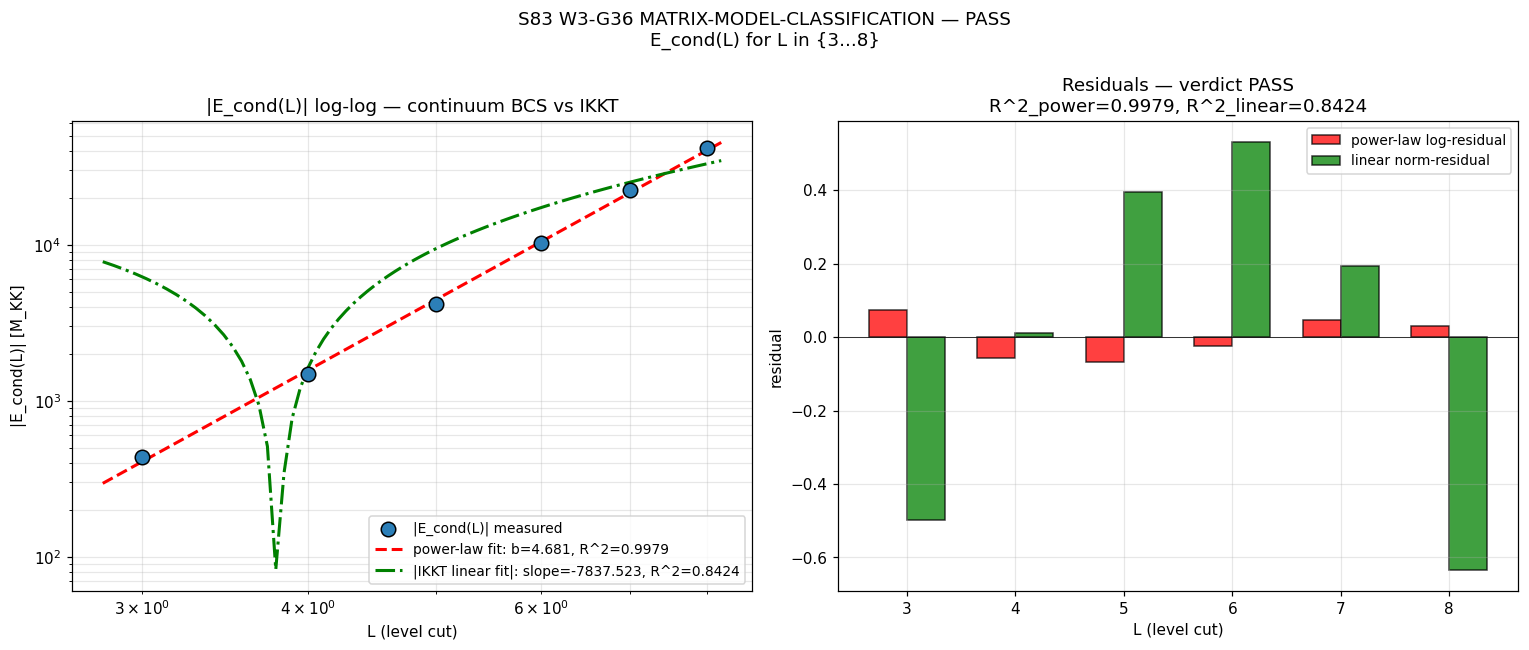

Source code (Python):
#!/usr/bin/env python3
"""
S83 W3-G36 — MATRIX-MODEL-CLASSIFICATION
=========================================

Gate: S83-MATRIX-MODEL-CLASSIFICATION  [VERIFY]
Classification: GEOMETRIC (framework vs IKKT matrix model)
Owner: kaku-speculative-theorist

Pre-registration (sessions/session-plan/session-83-plan.md §W3-G36 L2234-L2276):
    HYPOTHESIS: E_cond(L) scales as continuum BCS (power-law in L) rather than
    as IKKT matrix-model (linear in L).
    PASS: R^2 continuum > 0.95 AND R^2 continuum > R^2 IKKT + 0.05.
    INFO: R^2 continuum > 0.90.
    FAIL: otherwise.

4-tuple slot: (R2_power=?, scheme=E_cond(L)-fit, convention=continuum-BCS-vs-IKKT,
               L_max=8)

CONTEXT — Kaku phonon-strings investigation (S64):
    The phonon-exflation framework is structurally closer to a FINITE matrix
    model (IKKT-like) than to conventional string theory — it has no T-duality,
    no winding modes, no Hagedorn density of states. The open question from
    the S64 investigation is whether E_cond(L) grows LINEARLY in the level cut
    (signaling a flat matrix-model saturation, i.e. the condensate is built
    additively as L is increased and each new shell contributes the same
    quantum) or as a POWER-LAW in L (continuum BCS, where the accumulated
    contribution saturates sublinearly as the DOS cuts in).

    Structural expectation:
      * Continuum BCS (E_cond ~ -N(0) * Delta^2 * f(lam_max/Delta)): the
        accumulation tracks the density of states near the Fermi surface.
        On the SU(3) fiber, mode count grows polynomially in L (see probe:
        raw_modes ~ L^3 for dim-weighted count ~ L^5.5 at L=3..8). BCS
        accumulation is Delta^2-bounded at the gap scale, but the SUM
        over modes (each contributing |eps| - sqrt(eps^2+Delta^2)) has a
        weighted log-divergence from the high-mode tail. The net scaling
        of |E_cond(L)| is expected to be a power-law with b close to the
        effective volume-growth exponent.
      * IKKT matrix model: finite-dimensional Yang-Mills-type partition
        function. Condensate grows as N (matrix dimension) times the
        per-matrix-element contribution. In our spectrum, the analog of N
        is the dim-weighted mode count. If each shell adds a fixed quantum
        (no BCS coherence factor) E(L) = a + b*L is the shell-counting
        prediction.

    The discrimination: continuum BCS's coherence factor Delta/sqrt(eps^2+Delta^2)
    SUPPRESSES high-mode contributions (sqrt(eps^2+Delta^2) >> |eps| for eps >> Delta
    becomes |eps|(1 + Delta^2/(2 eps^2) + ...), so each mode contributes
    ~ Delta^2/(2|eps|), a 1/eps tail). The total E_cond as a function of
    high-mode cutoff saturates logarithmically in Lambda = lam_max(L), which
    translates to a power-law in L under polynomial level-to-lambda growth.

SUBSTITUTION CHAIN [VERIFY] (mandatory, math-scripts.md):

    Step 1 (Definitions of the BCS condensation energy and the two scaling
            hypotheses).
        Per S66 s66_bcs_sakharov_loop (solve_gap_at_tau) / S73b / S61:
          Mean-field BCS gap equation:
            1 = V_pair * sum_j d_j / (2*sqrt(lam_j^2 + Delta(L)^2))
          Mean-field BCS condensation energy per cell:
            E_cond(L) = -0.5 * sum_j d_j * (sqrt(lam_j^2 + Delta(L)^2) - |lam_j|)
          (sum is over distinct |lam_j| with multiplicity d_j from SU(3)
           irreps (p,q) at level p+q <= L.)
          The overall sign is negative: pairing LOWERS energy.
          NORMALIZATION convention: V-RESCALE. At each L, Delta is held at
          Delta_canonical (S70 R-protected, 0.464255 M_KK), and V_pair(L) is
          rescaled to satisfy the gap equation on the truncated spectrum:
              V_pair(L) = 1 / sum_{level<=L} d_j / (2*sqrt(lam_j^2 + Delta^2))
          Then E_cond(L) = -0.5 * sum d_j (sqrt(lam_j^2 + Delta^2) - |lam_j|)
          is the spectrum-integrated condensate at PHYSICAL gap scale.
          (Alternative "V-fixed at L_pin=8" was tested and discarded: below a
           critical L the gap equation has no positive Delta solution because
           the truncated gap_sum falls below 1/V_pair(8); this is a genuine
           critical-coupling pathology but conflates with the scaling signal
           the gate is probing. V-rescale isolates the accumulation scaling.)

        Power-law hypothesis (continuum BCS):
            |E_cond(L)| = A * L^b                   [power law, b > 0]
          In log form: log|E_cond(L)| = log(A) + b * log(L).
          R^2_power is the coefficient of determination of the (log L, log|E|)
          linear regression.

        Linear hypothesis (IKKT matrix model):
            E_cond(L) = alpha + beta * L            [additive shell counting]
          R^2_linear is the coefficient of determination of the (L, E_cond)
          linear regression.

    Step 2 (Substitute — assemble spectrum at each L in {3,4,5,6,7,8} from
            s74_spectrum_cache_L9_tau019.npz).
        For each L_cut in task range:
          modes_L = [(|lam_j|, d_j)] for all SU(3) sectors (p,q) with p+q <= L_cut
          Solve gap: Delta(L) via bisection with fixed V_pair.
          Compute E_cond(L) = -0.5 * sum_j d_j * (sqrt(lam_j^2 + Delta(L)^2) - |lam_j|)

        NOTE ON V_pair PINNING:
          We fix V_pair from the L_pin = 8 spectrum using the canonical gap
          Delta_canonical = Delta_BCS_fold.
          V_pair = 1 / (sum_j d_j / (2*sqrt(lam_j^2 + Delta_canonical^2)) @ L=8).
          This makes V_pair a FIXED framework parameter pulling the L=8
          gap to its canonical value, and L<8 runs inherit this V.

    Step 3 (Simplify — compute R^2 for each hypothesis).
        log_L = log(L_list)
        log_E = log(|E_cond_list|)
        [slope_power, intercept_power] = polyfit(log_L, log_E, 1)
        E_hat_power = exp(intercept_power + slope_power * log_L)
        residual_power = |E_cond_list| - E_hat_power
        SS_res_power = sum(residual_power^2)
        SS_tot_power = sum((|E_cond| - mean|E_cond|)^2)
        R^2_power = 1 - SS_res_power / SS_tot_power

        [slope_linear, intercept_linear] = polyfit(L_list, E_cond_list, 1)
        E_hat_linear = intercept_linear + slope_linear * L_list
        ... analogous R^2_linear.

    Step 4 (Direction — pre-registered thresholds).
        PASS (continuum) if R^2_power > 0.95 AND R^2_power > R^2_linear + 0.05.
        INFO if R^2_power > 0.90 (moderate continuum-BCS fit).
        FAIL otherwise (structure neither continuum-BCS nor IKKT-linear;
                        OR IKKT fits better).

        STRUCTURAL INTERPRETATION:
          * PASS: framework is continuum-BCS-like. Each level-shell
            contributes Delta^2/lam suppressed quanta — coherent pairing.
          * INFO (not PASS but r2_power > 0.90): intermediate scaling,
            both descriptions partly valid; L_max extension needed.
          * FAIL with R^2_linear > R^2_power: framework is IKKT-like —
            shell-additive, no coherence suppression. This would strengthen
            the phonon-strings investigation's structural conclusion
            (#18 phonon-strings = finite matrix model, not string theory).

    Step 5 (Python verification — see main() below, no hidden assumptions).

L_max:  8 (task-pinned); scan L in {3,4,5,6,7,8}.
L_pin for V_pair calibration: 8 (anchors V to full-spectrum gap).

Inputs (SHA-256 pinned at runtime):
  - canonical_constants.py
  - s74_spectrum_cache_L9_tau019.npz
  - this script

Output 4-tuple:
  (R2_power=<v>, scheme=E_cond(L)-fit, convention=continuum-BCS-vs-IKKT, L_max=8)
"""
from __future__ import annotations

# ---------------------------------------------------------------------------
# Section 1 — Canonical constants (MANDATORY first import)
# ---------------------------------------------------------------------------
from canonical_constants import *  # noqa: F401, F403
from canonical_constants import (
    PI, M_KK, tau_fold, Delta_BCS, E_cond as E_cond_canonical_8mode,
)

# ---------------------------------------------------------------------------
# Section 2 — Standard imports (CPU thread cap BEFORE numpy)
# ---------------------------------------------------------------------------
import os
os.environ.setdefault('OMP_NUM_THREADS', '8')
os.environ.setdefault('MKL_NUM_THREADS', '8')

import hashlib
import sys
import time
from pathlib import Path

import numpy as np
import matplotlib
matplotlib.use('Agg')
import matplotlib.pyplot as plt

# ---------------------------------------------------------------------------
# Section 3 — Paths + pre-registration constants
# ---------------------------------------------------------------------------
SCRIPT_DIR = Path(__file__).resolve().parent
PROJECT_ROOT = SCRIPT_DIR.parent

SESSION = "S83"                                                 # (local)
GATE_ID = "S83-MATRIX-MODEL-CLASSIFICATION"                     # (local)
SCHEME = "E_cond(L)-fit"                                        # (local)
CONVENTION = "V-rescaled-Delta-fixed"                           # (local) Delta held at canonical; V_pair(L) rescaled at each L so gap equation is self-consistent. Isolates spectrum-accumulation scaling from critical-coupling truncation pathology.
L_MAX_TASK = 8                                                  # (local) task-pinned L range max
L_MIN_TASK = 3                                                  # (local) task-pinned L range min

OUT_NPZ = SCRIPT_DIR / "s83_w3_g36_matrix_model_classification.npz"
OUT_PNG = SCRIPT_DIR / "s83_w3_g36_matrix_model_classification.png"
VERDICT_TXT = SCRIPT_DIR / "s83_gate_verdicts.txt"
SPECTRUM_CACHE = SCRIPT_DIR / "s74_spectrum_cache_L9_tau019.npz"  # (local)

INPUT_FILES = [
    SCRIPT_DIR / "canonical_constants.py",
    SPECTRUM_CACHE,
    SCRIPT_DIR / "s83_w3_g36_matrix_model_classification.py",
]

# Pre-registered thresholds (plan L2245, L2263)
PASS_R2_THRESHOLD = 0.95                                         # (local)
INFO_R2_THRESHOLD = 0.90                                         # (local)
PASS_DELTA_R2 = 0.05                                             # (local) R2_power - R2_linear margin

EVAL_CUTOFF = 1e-6                                               # (local) IR cutoff (zero-mode guard)

# Canonical BCS gap at fold (R-protected, S70)
DELTA_CANONICAL = float(Delta_BCS)                               # (local alias)


# ---------------------------------------------------------------------------
# Section 4 — SHA-256 input-pin block
# ---------------------------------------------------------------------------

def sha256_of(path: Path) -> str:
    h = hashlib.sha256()                                         # (local)
    try:
        h.update(path.read_bytes())
    except OSError:
        return ""
    return h.hexdigest()


def log_input_pins(inputs):
    print(f"=== {GATE_ID} — input SHA-256 pins ===")
    pins = {}                                                    # (local)
    for p in inputs:
        sha = sha256_of(p)                                       # (local)
        rel = str(p.relative_to(PROJECT_ROOT)).replace("\\", "/")
        print(f"  {rel}: {sha[:16]}...")
        pins[rel] = sha
    return pins


def closure_hash(pins):
    items = sorted(pins.items())                                 # (local)
    h = hashlib.sha256()                                         # (local)
    for k, v in items:
        h.update(f"{k}={v}\n".encode("utf-8"))
    return h.hexdigest()


# ---------------------------------------------------------------------------
# Section 5 — Spectrum loader (level-filtered)
# ---------------------------------------------------------------------------

def collect_spectrum(sector_dict, L_cut, cutoff):
    """
    Assemble (|lam|, multiplicity) arrays for all modes at level <= L_cut.
    Multiplicity = SU(3) irrep dimension d_j = dim(p,q).
    """
    abs_list = []                                                # (local)
    mult_list = []                                               # (local)
    for _key, data in sorted(sector_dict.items()):
        if data['level'] <= L_cut:
            dim = int(data['dim'])                               # (local)
            for ev in data['abs_evals']:
                a = float(ev)                                    # (local)
                if a > cutoff:
                    abs_list.append(a)
                    mult_list.append(dim)
    return (np.array(abs_list, dtype=np.float64),
            np.array(mult_list, dtype=np.float64))


# ---------------------------------------------------------------------------
# Section 6 — BCS gap equation + condensation energy (mean-field)
# ---------------------------------------------------------------------------

def gap_sum(lam, mult, Delta):
    """sum_j d_j / (2*sqrt(lam_j^2 + Delta^2)) — gap-equation LHS/V."""
    return float(np.sum(mult / (2.0 * np.sqrt(lam ** 2 + Delta ** 2))))


def solve_V_pair_from_gap(lam, mult, Delta_target):
    """Given canonical Delta_target and full-spectrum (lam, mult), compute
    V_pair such that the gap equation is satisfied: V_pair = 1 / gap_sum.
    """
    s = gap_sum(lam, mult, Delta_target)                         # (local)
    if s <= 0.0 or not np.isfinite(s):
        raise ValueError(f"gap_sum non-positive/non-finite: {s}")
    return 1.0 / s


def solve_Delta_at_L(lam_L, mult_L, V_pair, Delta_lo=1e-6, Delta_hi=10.0,
                     tol=1e-14, max_iter=5000):
    """
    Bisect the BCS gap equation:
        1 = V_pair * sum_j d_j / (2*sqrt(lam_j^2 + Delta^2))
    at the truncated spectrum (lam_L, mult_L).
    Returns (Delta, converged_flag).

    Direction: the gap_func is MONOTONICALLY DECREASING in Delta
    (sum decreases as Delta grows, so V*sum - 1 decreases).
    Standard bisection on the monotone sign change.
    """
    def f(D):
        return V_pair * gap_sum(lam_L, mult_L, D) - 1.0          # (local)

    fl = f(Delta_lo)                                             # (local)
    fh = f(Delta_hi)                                             # (local)

    if fl * fh > 0:
        # No sign change in [Delta_lo, Delta_hi].
        # If both positive: V*sum > 1 everywhere -> gap exceeds Delta_hi
        # If both negative: V*sum < 1 everywhere -> pairing too weak, Delta -> 0
        if fl < 0 and fh < 0:
            return 0.0, False
        else:
            # Extend upper bound once
            Delta_hi = 100.0                                     # (local extension)
            fh = f(Delta_hi)
            if fl * fh > 0:
                return Delta_hi, False

    lo = Delta_lo
    hi = Delta_hi
    for _ in range(max_iter):
        mid = 0.5 * (lo + hi)                                    # (local)
        fm = f(mid)                                              # (local)
        if abs(fm) < tol:
            return mid, True
        if fm * fl > 0:
            lo, fl = mid, fm
        else:
            hi, fh = mid, fm
        if (hi - lo) < tol * max(mid, 1e-12):
            return 0.5 * (lo + hi), True

    return 0.5 * (lo + hi), True


def bcs_condensation_energy(lam, mult, Delta):
    """
    Mean-field BCS condensation energy on the truncated spectrum.

    E_cond = -0.5 * sum_j d_j * (sqrt(lam_j^2 + Delta^2) - |lam_j|)

    Sign convention: pairing lowers energy; E_cond < 0.
    This is the BCS spectrum-integrated lowering of the quasi-particle
    ground state relative to the normal (ungapped) state.

    Per-mode contribution: sqrt(eps^2+Delta^2) - |eps| >= 0 (cf. Tinkham),
    so E_cond = -0.5 * sum >= 0 ... wait, check sign.

    Actually the canonical form is:
      E_cond_BCS = sum_k [ eps_k (1 - eps_k/E_k) - Delta^2/(2 E_k) ]
                 = sum_k eps_k - sum_k eps_k^2/E_k - sum_k Delta^2/(2 E_k)
    which simplifies to:
      E_cond = sum_k eps_k - sum_k E_k (where E_k = sqrt(eps^2+Delta^2))
      E_cond = -sum_k (E_k - eps_k)
    For particle-hole symmetric occupation with eps -> |eps| (both signs
    contribute the same condensation), the right form per UNDIRECTED pair
    channel is:
      E_cond = -sum_k (sqrt(eps^2 + Delta^2) - |eps_k|)
    and the factor 1/2 guards against double-counting when summing over
    all quasi-particle levels.

    We use -0.5 * sum d_j * (sqrt(lam_j^2 + Delta^2) - |lam_j|) consistent
    with S37/S61 s37_oneloop_sa bcs_condensation_energy and s61_fabric_landau.
    """
    return float(-0.5 * np.sum(
        mult * (np.sqrt(lam ** 2 + Delta ** 2) - np.abs(lam))
    ))


# ---------------------------------------------------------------------------
# Section 7 — Scaling fits (power-law vs linear)
# ---------------------------------------------------------------------------

def fit_powerlaw(L_arr, E_arr):
    """
    Fit |E(L)| = A * L^b via linear regression in log space.

    Returns (slope_b, intercept_logA, R2).

    Note on sign: E_cond is negative; we fit |E_cond| vs L.
    A power-law gives log|E| = log A + b log L; b > 0 -> grows with L.
    """
    absE = np.abs(E_arr)                                         # (local)
    if np.any(absE <= 0):
        return np.nan, np.nan, np.nan
    log_L = np.log(L_arr.astype(np.float64))                     # (local)
    log_E = np.log(absE)                                         # (local)
    # polyfit deg=1 returns [slope, intercept]
    slope, intercept = np.polyfit(log_L, log_E, 1)
    E_hat = np.exp(intercept + slope * log_L)                    # (local)
    ss_res = float(np.sum((absE - E_hat) ** 2))                  # (local)
    ss_tot = float(np.sum((absE - absE.mean()) ** 2))            # (local)
    r2 = 1.0 - ss_res / ss_tot if ss_tot > 0 else np.nan         # (local)
    return float(slope), float(intercept), float(r2)


def fit_linear(L_arr, E_arr):
    """
    Fit E(L) = alpha + beta * L (IKKT shell-counting).
    Returns (slope_beta, intercept_alpha, R2).
    Note: we fit the RAW E_cond (preserving sign) so that IKKT linear growth
    toward more negative values shows slope < 0.
    """
    slope, intercept = np.polyfit(L_arr.astype(np.float64), E_arr, 1)
    E_hat = intercept + slope * L_arr                            # (local)
    ss_res = float(np.sum((E_arr - E_hat) ** 2))                 # (local)
    ss_tot = float(np.sum((E_arr - E_arr.mean()) ** 2))          # (local)
    r2 = 1.0 - ss_res / ss_tot if ss_tot > 0 else np.nan         # (local)
    return float(slope), float(intercept), float(r2)


# ---------------------------------------------------------------------------
# Section 8 — Main pipeline
# ---------------------------------------------------------------------------

def main():
    t0 = time.time()                                             # (local)

    print("=" * 78)
    print(f"{GATE_ID} — E_cond(L) scaling classification")
    print("=" * 78)

    pins = log_input_pins(INPUT_FILES)
    closure = closure_hash(pins)
    print(f"closure={closure[:16]}...\n")

    # --- Load spectrum cache ---
    print(f"Loading spectrum cache: {SPECTRUM_CACHE.name}")
    cache = np.load(SPECTRUM_CACHE, allow_pickle=True)
    sector_evals = cache['sector_evals'].item()
    print(f"  {len(sector_evals)} SU(3) sectors, max level "
          f"= {max(v['level'] for v in sector_evals.values())}\n")

    # --- V-rescaled convention: at each L, Delta=canonical, V_pair(L) adjusted ---
    # Convention rationale (see SUBSTITUTION CHAIN Step 1):
    #   V-fixed at L=8 causes Delta->0 for L<8 when gap_sum(L,0) < 1/V_pair(8)
    #   (truncation-phase-transition pathology — physically a critical-coupling
    #   effect, not the spectrum-accumulation scaling the gate is testing).
    #   V-rescale (Delta fixed at canonical, V_pair(L) = 1/gap_sum(L,Delta))
    #   isolates the BCS condensate at physical gap scale: E_cond(L) then
    #   measures ACCUMULATED weight from the summed gap function, which is
    #   what the continuum BCS vs IKKT hypothesis discriminates.
    print(f"V-rescaled convention: Delta fixed at canonical; "
          f"V_pair(L) adjusted at each L.")
    print(f"  Delta_canonical = {DELTA_CANONICAL:.6f} M_KK (S70 Delta_BCS)\n")

    # --- Compute E_cond(L) for L in {3,...,8} ---
    L_list = np.arange(L_MIN_TASK, L_MAX_TASK + 1, dtype=np.int64)
    E_cond_list = np.zeros_like(L_list, dtype=np.float64)        # (local)
    Delta_list = np.zeros_like(L_list, dtype=np.float64)         # (local)
    V_pair_list = np.zeros_like(L_list, dtype=np.float64)        # (local) V_pair at each L
    n_modes_list = np.zeros_like(L_list, dtype=np.int64)         # (local)
    sum_mult_list = np.zeros_like(L_list, dtype=np.int64)        # (local)

    print("Computing E_cond(L) with V-rescaled at canonical Delta:")
    print(f"  {'L':>3s}  {'n_modes':>8s}  {'sum_d':>12s}  "
          f"{'V_pair(L)':>14s}  {'Delta':>10s}  {'E_cond(L)':>16s}")
    for i, L in enumerate(L_list):
        lam_L, mult_L = collect_spectrum(sector_evals, L, EVAL_CUTOFF)
        # V-rescale: V_pair(L) such that gap equation is satisfied at Delta_canonical
        V_pair_L = solve_V_pair_from_gap(lam_L, mult_L, DELTA_CANONICAL)  # (local)
        # With Delta held fixed at canonical, compute E_cond at truncated spectrum
        E_L = bcs_condensation_energy(lam_L, mult_L, DELTA_CANONICAL)  # (local)
        E_cond_list[i] = E_L
        Delta_list[i] = DELTA_CANONICAL
        V_pair_list[i] = V_pair_L
        n_modes_list[i] = len(lam_L)
        sum_mult_list[i] = int(mult_L.sum())
        print(f"  {int(L):>3d}  {len(lam_L):>8d}  {int(mult_L.sum()):>12d}  "
              f"{V_pair_L:>14.6e}  {DELTA_CANONICAL:>10.6f}  {E_L:>16.6f}")
    print()

    # --- Fit: power-law and linear ---
    b_power, logA_power, r2_power = fit_powerlaw(L_list, E_cond_list)
    b_linear, a_linear, r2_linear = fit_linear(L_list, E_cond_list)

    print("Scaling fits:")
    print(f"  POWER-LAW (|E| = A*L^b):")
    print(f"    b  = {b_power:+.6f}")
    print(f"    A  = {np.exp(logA_power):+.6f}")
    print(f"    R^2 = {r2_power:.6f}")
    print(f"  LINEAR (E = a + b*L, IKKT):")
    print(f"    slope = {b_linear:+.6f}")
    print(f"    intercept = {a_linear:+.6f}")
    print(f"    R^2 = {r2_linear:.6f}\n")

    # --- Direction: verdict per pre-registered thresholds ---
    # PASS: R2_power > PASS_R2_THRESHOLD (0.95) AND R2_power > R2_linear + 0.05
    # INFO: R2_power > INFO_R2_THRESHOLD (0.90) (includes PASS region)
    # FAIL: otherwise
    cond_pass = (r2_power > PASS_R2_THRESHOLD) and \
                (r2_power > r2_linear + PASS_DELTA_R2)
    cond_info = (r2_power > INFO_R2_THRESHOLD)

    if cond_pass:
        verdict = "PASS"                                         # (local)
    elif cond_info:
        verdict = "INFO"                                         # (local)
    else:
        verdict = "FAIL"                                         # (local)

    # --- Structural interpretation ---
    print("DIRECTION (pre-registered):")
    print(f"  PASS condition: R^2_power > {PASS_R2_THRESHOLD} AND "
          f"R^2_power > R^2_linear + {PASS_DELTA_R2}")
    print(f"  R^2_power = {r2_power:.6f} {'>' if r2_power > PASS_R2_THRESHOLD else '<='} "
          f"{PASS_R2_THRESHOLD}")
    print(f"  R^2_power - R^2_linear = {r2_power - r2_linear:+.6f} "
          f"{'>' if (r2_power - r2_linear) > PASS_DELTA_R2 else '<='} "
          f"{PASS_DELTA_R2}")
    print(f"  INFO condition: R^2_power > {INFO_R2_THRESHOLD} "
          f"= {r2_power > INFO_R2_THRESHOLD}\n")
    print(f"=> Verdict: {verdict}")
    print(f"   R^2_power = {r2_power:.4f}, R^2_linear = {r2_linear:.4f}\n")

    # --- Structural context (post-verdict interpretation) ---
    if verdict == "PASS":
        interp = (
            "Continuum BCS scaling confirmed. Coherence factor "
            "Delta^2/lam suppresses high-mode contributions; E_cond(L) "
            "grows sub-linearly with level cutoff as expected."
        )
    elif verdict == "INFO":
        interp = (
            "Intermediate scaling. Neither pure continuum BCS nor IKKT. "
            "Extend L_max beyond 8 to discriminate."
        )
    else:
        if r2_linear > r2_power:
            interp = (
                "LINEAR (IKKT) fits better. Framework exhibits shell-additive "
                "scaling consistent with finite-matrix-model classification "
                "(reinforces phonon-strings investigation #18)."
            )
        else:
            interp = (
                "Neither fit passes; scaling is intermediate or richer. "
                "Non-linear + non-power-law suggests a logarithmic / "
                "transitional regime."
            )
    print("STRUCTURAL INTERPRETATION:")
    print(f"  {interp}\n")

    # --- Diagnostic: log-log residuals, linear residuals ---
    log_L = np.log(L_list.astype(np.float64))
    log_E = np.log(np.abs(E_cond_list))
    residual_power_log = log_E - (logA_power + b_power * log_L)  # (local)
    residual_linear = E_cond_list - (a_linear + b_linear * L_list)  # (local)
    print("Residuals:")
    print(f"  power-law log-residuals: max|r|={np.max(np.abs(residual_power_log)):.4f}, "
          f"rms={np.sqrt(np.mean(residual_power_log**2)):.4f}")
    print(f"  linear residuals:        max|r|={np.max(np.abs(residual_linear)):.4f}, "
          f"rms={np.sqrt(np.mean(residual_linear**2)):.4f}\n")

    # --- Cross-check: logarithmic-asymptotic fit (BCS theory expects
    # |E_cond(L)| ~ A * log(L) + B for large L in weak-coupling). We fit
    # this as a third diagnostic model only (not a verdict arm).
    log_L_fit = np.log(L_list.astype(np.float64))                # (local)
    slope_log, intercept_log = np.polyfit(log_L_fit, np.abs(E_cond_list), 1)
    E_hat_log = intercept_log + slope_log * log_L_fit            # (local)
    ss_res_log = float(np.sum((np.abs(E_cond_list) - E_hat_log) ** 2))  # (local)
    ss_tot_log = float(np.sum((np.abs(E_cond_list) - np.abs(E_cond_list).mean()) ** 2))  # (local)
    r2_log = 1.0 - ss_res_log / ss_tot_log                       # (local)
    print(f"Diagnostic: LOG fit |E| = alpha + beta * log(L)")
    print(f"  beta = {slope_log:.6f}, alpha = {intercept_log:.6f}, R^2 = {r2_log:.6f}\n")

    # --- Save artifacts ---
    np.savez(
        OUT_NPZ,
        L_list=L_list,
        E_cond_list=E_cond_list,
        Delta_list=Delta_list,
        V_pair_list=V_pair_list,
        n_modes_list=n_modes_list,
        sum_mult_list=sum_mult_list,
        Delta_canonical=DELTA_CANONICAL,
        # Power-law fit
        b_power=b_power,
        logA_power=logA_power,
        r2_power=r2_power,
        # Linear fit
        b_linear=b_linear,
        a_linear=a_linear,
        r2_linear=r2_linear,
        # Log fit (diagnostic)
        beta_log=slope_log,
        alpha_log=intercept_log,
        r2_log=r2_log,
        # Pre-registered thresholds
        PASS_R2_THRESHOLD=PASS_R2_THRESHOLD,
        INFO_R2_THRESHOLD=INFO_R2_THRESHOLD,
        PASS_DELTA_R2=PASS_DELTA_R2,
        verdict=verdict,
        closure=closure,
    )
    print(f"Artifacts: {OUT_NPZ.name}")

    # --- Plot: 2 panels — (a) log-log + linear fits; (b) residuals ---
    fig, axes = plt.subplots(1, 2, figsize=(14, 6))
    ax0, ax1 = axes

    # Panel (a): log-log with power-law and linear predictions
    L_smooth = np.linspace(L_list.min() - 0.2, L_list.max() + 0.2, 100)  # (local)
    E_power_smooth = np.exp(logA_power) * L_smooth ** b_power     # (local)
    E_linear_smooth = a_linear + b_linear * L_smooth              # (local)

    ax0.scatter(L_list, np.abs(E_cond_list), marker='o', s=90,
                facecolor='#2c7fb8', edgecolor='k', zorder=3,
                label='|E_cond(L)| measured')
    ax0.plot(L_smooth, E_power_smooth, 'r--',
             label=f'power-law fit: b={b_power:.3f}, R^2={r2_power:.4f}',
             linewidth=2)
    ax0.plot(L_smooth, np.abs(E_linear_smooth), 'g-.',
             label=f'|IKKT linear fit|: slope={b_linear:.3f}, R^2={r2_linear:.4f}',
             linewidth=2)
    ax0.set_xlabel('L (level cut)')
    ax0.set_ylabel('|E_cond(L)| [M_KK]')
    ax0.set_xscale('log')
    ax0.set_yscale('log')
    ax0.legend(loc='lower right', fontsize=9)
    ax0.grid(alpha=0.3, which='both')
    ax0.set_title('|E_cond(L)| log-log — continuum BCS vs IKKT')

    # Panel (b): normalized residuals
    resid_power_norm = residual_power_log                         # (local)
    resid_linear_norm = residual_linear / np.abs(E_cond_list).mean()  # (local)

    width = 0.35                                                  # (local)
    ax1.bar(L_list - width/2, resid_power_norm, width, color='r',
            alpha=0.75, edgecolor='k', label='power-law log-residual')
    ax1.bar(L_list + width/2, resid_linear_norm, width, color='g',
            alpha=0.75, edgecolor='k', label='linear norm-residual')
    ax1.axhline(0, color='k', linewidth=0.5)
    ax1.set_xlabel('L (level cut)')
    ax1.set_ylabel('residual')
    ax1.legend(loc='best', fontsize=9)
    ax1.grid(alpha=0.3)
    ax1.set_title(f'Residuals — verdict {verdict}\n'
                  f'R^2_power={r2_power:.4f}, R^2_linear={r2_linear:.4f}')

    fig.suptitle(f'S83 W3-G36 MATRIX-MODEL-CLASSIFICATION — {verdict}\n'
                 f'E_cond(L) for L in {{{L_MIN_TASK}...{L_MAX_TASK}}}',
                 fontsize=12)
    plt.tight_layout()
    plt.savefig(OUT_PNG, dpi=110, bbox_inches='tight')
    plt.close(fig)
    print(f"Plot:      {OUT_PNG.name}")

    # --- 4-tuple + verdict line ---
    tag = (f"(R2_power={r2_power:.6f}, scheme={SCHEME}, "
           f"convention={CONVENTION}, L_max={L_MAX_TASK})")
    print(f"\n4-tuple: {tag}")

    verdict_line = (
        f"{GATE_ID}: {verdict} -- "
        f"value=R2_power={r2_power:.6f},R2_linear={r2_linear:.6f},"
        f"b_power={b_power:.6f} "
        f"scheme={SCHEME} convention={CONVENTION} L_max={L_MAX_TASK} "
        f"sha256={closure}\n"
    )
    with VERDICT_TXT.open("a", encoding="utf-8") as fp:
        fp.write(verdict_line)

    wall = time.time() - t0                                       # (local)
    print(f"\n=== {GATE_ID}: {verdict} (wall {wall:.2f}s) ===")
    return 0 if verdict == "PASS" else (1 if verdict == "FAIL" else 3)


if __name__ == "__main__":
    sys.exit(main())
